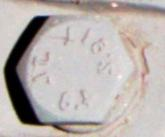
#> input picture gk_mb_20231113/00034.jpg, 165 x 137 px, given as the content of the folder gk, which was not available
$ python matching_mse_old.py   (older library calls are emulated)
#> lines starting #> are read from the running program, lines starting #| are printed output that depends on the picture; pictures that were not available may be replaced by others from this repository, and a replacement may not be noted
#> further down, original_image is the input picture: shape (137, 165, 3); mean B, G, R 173, 176.2, 183.7
#均方误差 (MSE): 一种简单直观的方法，通过计算两张图片对应像素之间的平方差的平均值来衡量它们的差异。MSE值越低，表明图片越相似。
import cv2
import numpy as np
from skimage.metrics import structural_similarity as compare_ssim
import time
import matplotlib.pyplot as plt
import os


def mse(imageA, imageB):
    '''
    计算两个图像之间的规范化均方误差。
    输入
    imageA: 第一个图像
    imageB: 第二个图像
    输出
    similarity: 规范化的均方误差，作为相似度度量，范围在0到1之间。
    '''
    err = np.sum((imageA.astype("float") - imageB.astype("float")) ** 2)
    err /= float(imageA.shape[0] * imageA.shape[1])
    max_err = 255.0 ** 2
    similarity = 1 - (err / max_err)
    return similarity

def find_defects_by_comparison_sift(original_image,template_image):
    '''
    输入
    original_image: 巡检时候拍摄的图像，即待检测图像
    template_image: 模板库的模板图像
    输出
    ssim: original_image和template_image的相似度，值为0-1。
    '''
    # 确保两张图片具有相同的尺寸
    if original_image.shape != template_image.shape:
        # 如果尺寸不同，将第二张图片调整为与第一张图片相同的尺寸
        template_image = cv2.resize(template_image, (original_image.shape[1], original_image.shape[0]))

    # 使用SIFT特征提取器
    sift = cv2.SIFT_create()
    # 提取特征点和描述符
    keypoints1, descriptors1 = sift.detectAndCompute(original_image, None)
#> keypoints1 = 90 keypoints; strongest (x, y, size): (25, 111, 15.8), (36, 25, 11.6), (57, 126, 6.1), (114, 5, 2.8)
    keypoints2, descriptors2 = sift.detectAndCompute(template_image, None)
#> keypoints2 has the same summary as keypoints1
    # 使用FLANN匹配器进行特征匹配
    flann = cv2.FlannBasedMatcher({'algorithm': 0, 'trees': 5}, {})

    #先看两幅图片有多少个特征匹配点
    matches = flann.knnMatch(descriptors1, descriptors2, k=2)
#> matches = 90 matches
    good_matches = []
    for m, n in matches:
        if m.distance < 0.7 * n.distance:
            good_matches.append(m)
#> this loop made 90 passes
#> after the loop, good_matches = 90 matches

    # 在原始图像中绘制匹配的特征
    matched_image = cv2.drawMatches(original_image, keypoints1, template_image, keypoints2, good_matches, None)
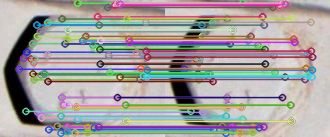
#> matched_image: shape (137, 330, 3); mean B, G, R 158.7, 159.6, 164.5

    #根据特征匹配来使得第二幅图像与第一幅图像对齐
    if len(good_matches) >= 4:
        src_pts = np.float32([keypoints1[m.queryIdx].pt for m in good_matches]).reshape(-1, 1, 2)
#> src_pts = 90 rows, first 8: [18.96, 68.77], [23.25, 57.84], [25.41, 110.9], [26.52, 51.67], [30.49, 58.47], [32.1, 43.21], [32.51, 73.46], [33.31, 62.28]
        dst_pts = np.float32([keypoints2[m.trainIdx].pt for m in good_matches]).reshape(-1, 1, 2)
#> dst_pts has the same summary as src_pts
        M, _ = cv2.estimateAffine2D(src_pts, dst_pts)
#> M = [[1, -1.02e-17, 3.01e-15], [3.75e-17, 1, -1.12e-14]]
        # 应用变换矩阵以对齐第二幅图像
        template_image= cv2.warpAffine(template_image, M, (template_image.shape[1], template_image.shape[0]))

    # 灰度化
    original_image= cv2.cvtColor(original_image, cv2.COLOR_BGR2GRAY)
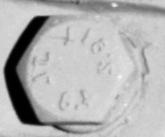
#> original_image: shape (137, 165); min 0, max 245, mean 178.1
    template_image = cv2.cvtColor(template_image, cv2.COLOR_BGR2GRAY)
    # 直方图均衡化
    original_image= cv2.equalizeHist(original_image)
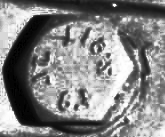
#> original_image: shape (137, 165); min 0, max 255, mean 130.2
    template_image = cv2.equalizeHist(template_image)

    # 计算相似性度量
    mse_sim= mse(original_image, template_image)#------------------------------------- 利用mse函数比较两个图的结构相似度
#> in mse, `err = np.sum((imageA.astype("float") - imageB.astype("float")) ** 2)`: err = 0
#> in mse, `similarity = 1 - (err / max_err)`: similarity = 1
#> mse_sim = 1

    # 显示结果图像
    # cv2.imshow("Matched Image Sift", matched_image)
    # cv2.waitKey(0)
    # cv2.destroyAllWindows()
    return mse_sim


def find_defects_by_comparison_Bolt(original_image, threshold, num_remove=1):
    have_defect = False
    gk_norm_folder = 'gk_mb_20231113'  # 模板库路径
    mse_list = []
    for filename in os.listdir(gk_norm_folder):
        image_norm_path = os.path.join(gk_norm_folder, filename)
        template_image = cv2.imread(image_norm_path)
        try:
            mse_sim = find_defects_by_comparison_sift(original_image, template_image)
#> mse_sim = 1
        except:
            mse_sim = 0
        mse_list.append(mse_sim)

    # 排序并去除最高和最低的num_remove个值
    mse_list.sort()
    if len(mse_list) > 2 * num_remove:
        mse_list = mse_list[num_remove:-num_remove]
    mse_avg = sum(mse_list) / len(mse_list) if mse_list else 0

    mse_max = max(mse_list) if mse_list else 0
    print("最大相似度：", mse_max)
    print("平均相似度：", mse_avg)

    have_defect = mse_avg <= threshold
    return have_defect, mse_max


def add_jitter(values, jitter_strength=0.1):
    # 为所有点添加随机偏移量
    jitter = jitter_strength * (np.random.rand(len(values)) - 0.5)
    return jitter

if __name__ == "__main__":
    TP = 0  # 真正例
    FP = 0  # 假正例
    TN = 0  # 真负例
    FN = 0  # 假负例
    threshold = 0.93
    gk_folder = 'gk'  # 需要检测图像的文件夹
    defect_data = []  # 收集有缺陷的图像的相似度数据
    no_defect_data = []  # 收集无缺陷的图像的相似度数据

    start_time = time.time()
    total_images = 0
    defect_count = 0

    for filename in os.listdir(gk_folder):
        print(f'+++++++++++++++++{total_images}+++++++++++++++++++++++')
        image_path = os.path.join(gk_folder, filename)
        original_image = cv2.imread(image_path)
        have_defect, mse_sim = find_defects_by_comparison_Bolt(original_image, threshold)
        total_images += 1

        # 根据文件名判断图像是否真实有缺陷
        real_defect = filename.startswith("F")

        # 收集数据
        if real_defect:
            defect_data.append(mse_sim)
        else:
            no_defect_data.append(mse_sim)

        # 打印检测结果
        if have_defect:
            defect_count += 1
            print(f"{image_path} 检测到缺陷")
        else:
            print(f"{image_path} 未检测到缺陷")

        if have_defect and real_defect:
            TP += 1
        elif have_defect and not real_defect:
            FP += 1
        elif not have_defect and not real_defect:
            TN += 1
        elif not have_defect and real_defect:
            FN += 1

    end_time = time.time()
    single_time = (end_time - start_time) / total_images
    print(f'\n+++++++++++++++++++SUM++++++++++++++++++++++++')
    print(gk_folder, f"文件夹检测出{defect_count}/{total_images}个图片有缺陷\n每张图片用时{single_time}s")
    # 计算TPR和FPR
    TPR = TP / (TP + FN) if (TP + FN) != 0 else 0
    FPR = FP / (FP + TN) if (FP + TN) != 0 else 0

    print(f"正确检出率（TPR）: {TPR:.2f}")
    print(f"误检率（FPR）: {FPR:.2f}")

    # 添加轻微的随机偏移量
    defect_labels_jittered = add_jitter([1] * len(defect_data))
    no_defect_labels_jittered = add_jitter([0] * len(no_defect_data))

    # 绘制散点图
    plt.figure(figsize=(10, 6))  # 调整图形大小
    defect_jitter = add_jitter([1] * len(defect_data))
    no_defect_jitter = add_jitter([0] * len(no_defect_data))

    # 绘制所有点
    plt.scatter(defect_data, defect_jitter, color='red', label='Real Defect')
    plt.scatter(no_defect_data, no_defect_jitter, color='green', label='No Real Defect')

    # 标记代表性点的标签
    # 例如，选择每种类别中MSE最高和最低的点
    if defect_data:
        plt.text(defect_data[0], defect_jitter[0], f'{defect_data[0]:.2f}', fontsize=8, ha='right')
        plt.text(defect_data[-1], defect_jitter[-1], f'{defect_data[-1]:.2f}', fontsize=8, ha='right')

    if no_defect_data:
        plt.text(no_defect_data[0], no_defect_jitter[0], f'{no_defect_data[0]:.2f}', fontsize=8, ha='right')
        plt.text(no_defect_data[-1], no_defect_jitter[-1], f'{no_defect_data[-1]:.2f}', fontsize=8, ha='right')

    plt.axvline(x=threshold, color='blue', linestyle='--', label='Threshold')
    plt.xlabel('MSE Similarity')
    plt.ylabel('Real Defect Presence (Jittered)')
    plt.title('Real Defect Detection Based on MSE Similarity')
    plt.legend()
    plt.show()
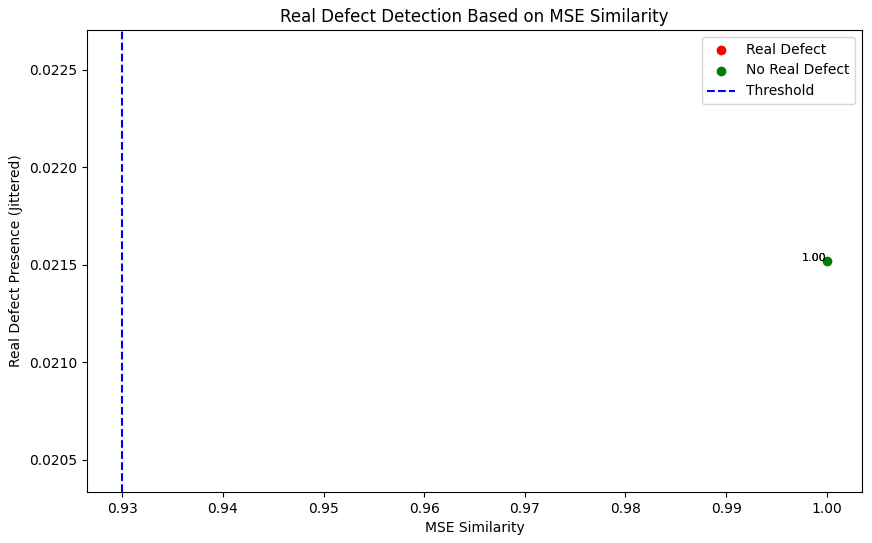
#> figure drawn by matplotlib, 1 panel
